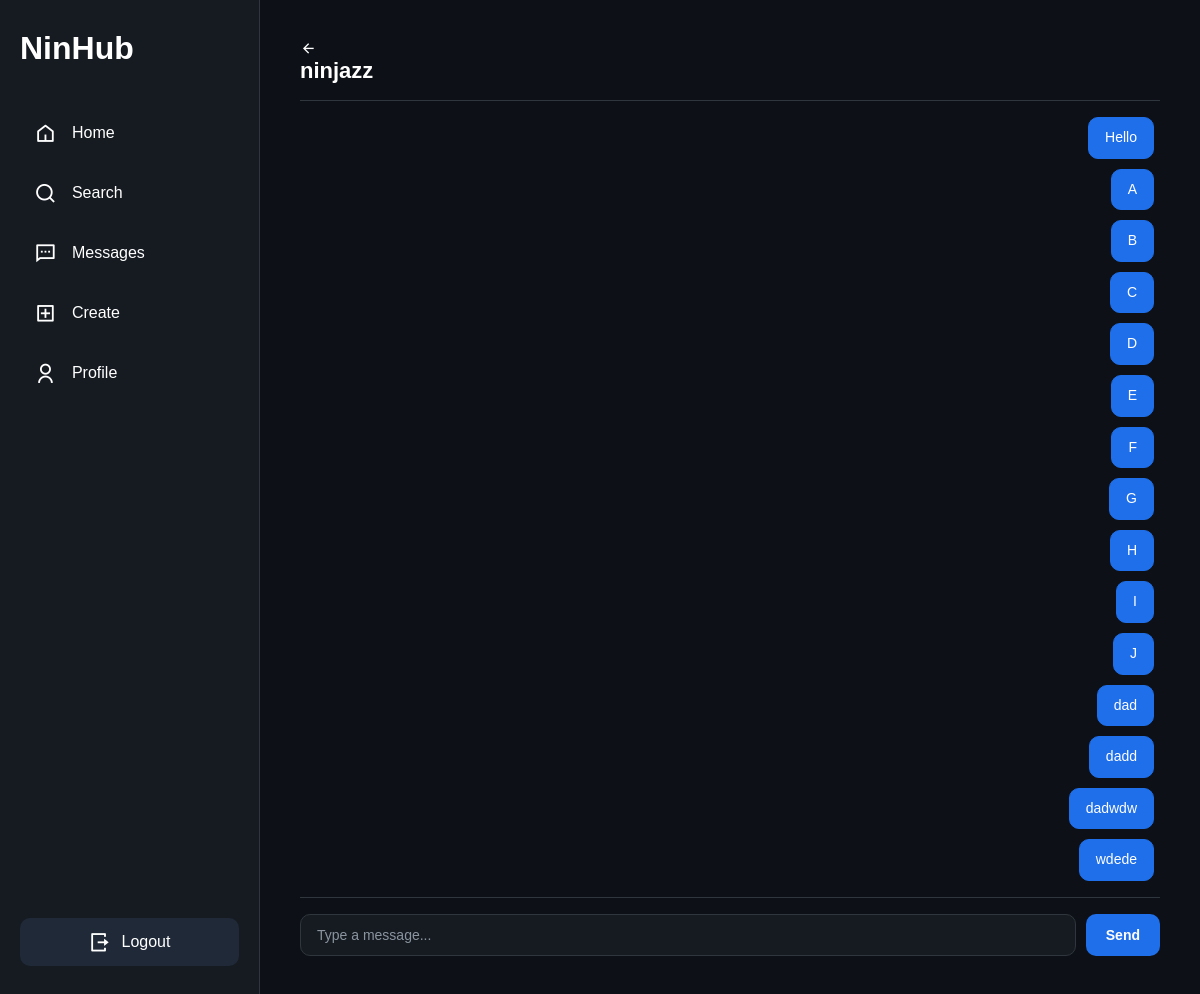
The app's page /social/chat/ninjazz/ (signed in) with its own data.
### social/models.py (models this page shows)
class Message(models.Model):
    sender = models.ForeignKey(User, on_delete=models.CASCADE, related_name="sent_messages")
    receiver = models.ForeignKey(User, on_delete=models.CASCADE, related_name="received_messages")
    text = models.TextField(max_length=1000)
    created_at = models.DateTimeField(auto_now_add=True)
    is_read = models.BooleanField(default=False)
    class Meta:
        ordering = ["created_at"]

### social/views.py (the view, shortened to what this page needs)
# urls.py: path("chat/", views.chat_list, name="chat_list"),
@login_required
def chat(request, username):
    other_user = get_object_or_404(User, username=username)
    Message.objects.filter(sender=other_user, receiver=request.user, is_read=False).update(is_read=True)
    Notification.objects.filter(user=request.user, sender=other_user, is_read=False).update(is_read=True)
    messages = Message.objects.filter(
        Q(sender=request.user, receiver=other_user) | Q(sender=other_user, receiver=request.user)
    )
    return render(request, "social/chat.html", {"other_user": other_user, "messages": messages})

### social/templates/social/chat.html (shortened to what this page needs)
{% extends "base.html" %}
{% block content %}
<div class="chat-page">
  <div class="chat-header">
    <a href="{% url 'chat_list' %}">
        <i class="ri-arrow-left-line"></i>
    </a>
    <h2>{{ other_user.username }}</h2>
  </div>
    <div class="messages" id="messages" data-last-id="{{ messages.last.id|default:0 }}">
        {% for message in messages %}
            <div class="bubble-row {% if message.sender == request.user %}sent{% else %}received{% endif %}" data-id="{{ message.id }}">
                <div class="bubble">
                    {{ message.text }}
                </div>
            </div>
        {% empty %}
            <p class="no-messages">No messages yet.</p>
        {% endfor %}
    </div>
  <form method="POST" class="chat-form">
    <input
      type="text"
      name="message"
      autocomplete="off"
      placeholder="Type a message..."
      required
    >
    <button type="submit">Send</button>
  </form>
</div>
{% endblock %}

### static/css/base.css (style rules this page uses)
* { margin:0; padding:0; box-sizing:border-box; font-family:Arial,sans-serif; }
body { background:#0d1117; color:white; }
a { text-decoration:none; color:inherit; }

### social/templates/social/chat.html (style rules this page uses)
.chat-page { display:flex; flex-direction:column; height:calc(100vh - 80px); background:transparent; }
.chat-header { padding-bottom:16px; margin-bottom:16px; border-bottom:1px solid #30363d; }
.chat-header h2 { font-size:22px; font-weight:600; }
.messages { flex:1; overflow-y:auto; display:flex; flex-direction:column; gap:10px; padding-right:6px; background:transparent; }
.bubble-row { display:flex; max-width:65%; }
.bubble-row.sent { align-self:flex-end; }
.bubble { padding:10px 16px; border-radius:10px; font-size:14px; line-height:1.4; border:1px solid #30363d; transition:.25s; }
.sent .bubble { background:#1f6feb; border-color:#1f6feb; color:#ffffff; }
.chat-form { display:flex; gap:10px; padding-top:16px; margin-top:16px; border-top:1px solid #30363d; }
.chat-form input[type="text"] { flex:1; padding:12px 16px; border-radius:10px; border:1px solid #30363d; background:#161b22; color:white; font-size:14px; outline:none; transition:.25s; }
.chat-form input[type="text"]::placeholder { color:#8b949e; }
.chat-form button { padding:12px 20px; border:none; border-radius:10px; background:#1f6feb; color:white; font-weight:600; font-size:14px; cursor:pointer; transition:.25s; }

### records on screen
Message: text "Hello"
Message: text "A"
Message: text "B"
Message: text "C"
Message: text "D"
Message: text "E"
Message: text "F"
Message: text "G"
Message: text "H"
Message: text "I"
Message: text "J"
Message: text "dad"
Message: text "dadd"
Message: text "dadwdw"
Message: text "wdede"

### other values on screen
{{ other_user.username }} "ninjazz"
